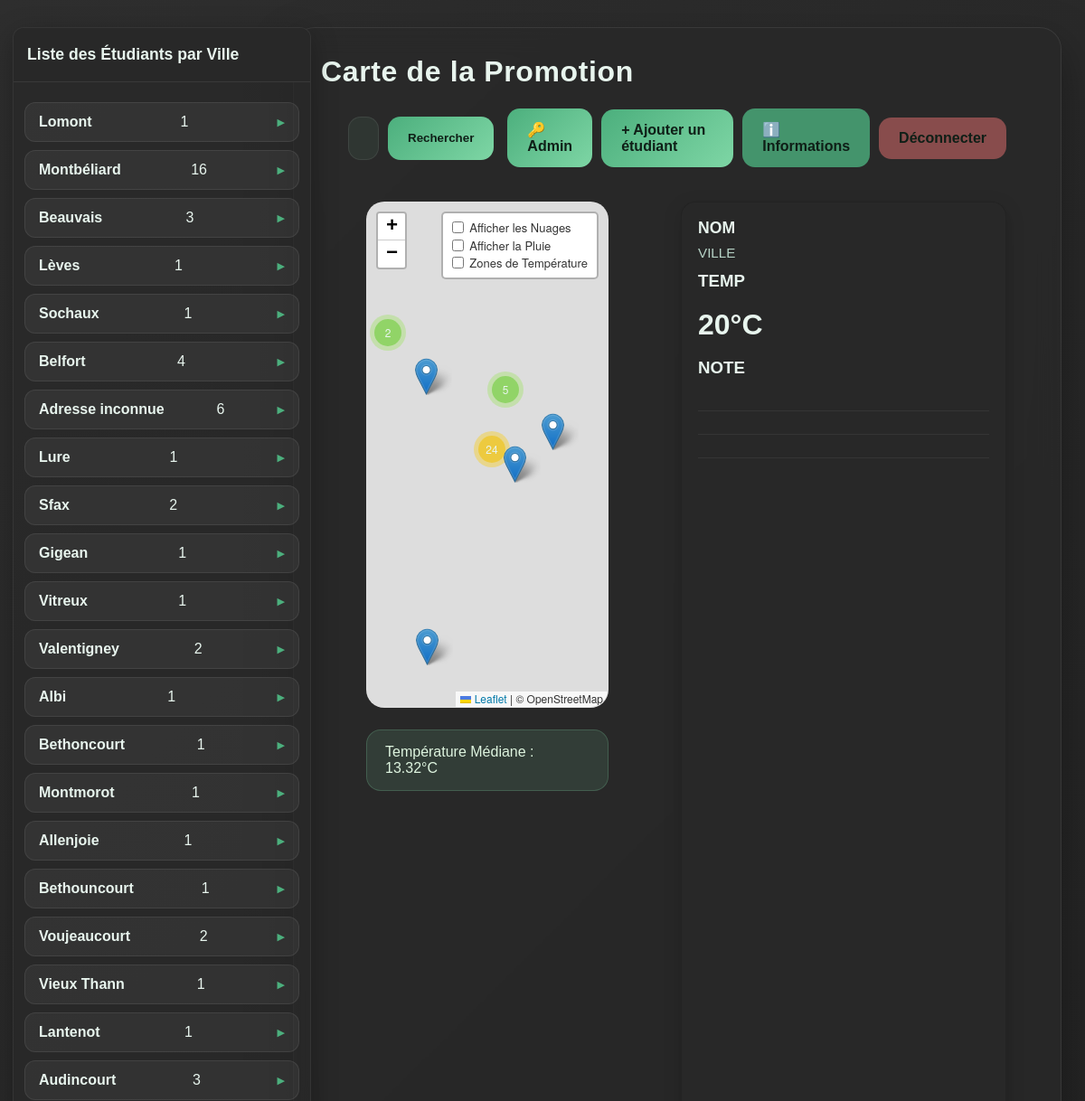
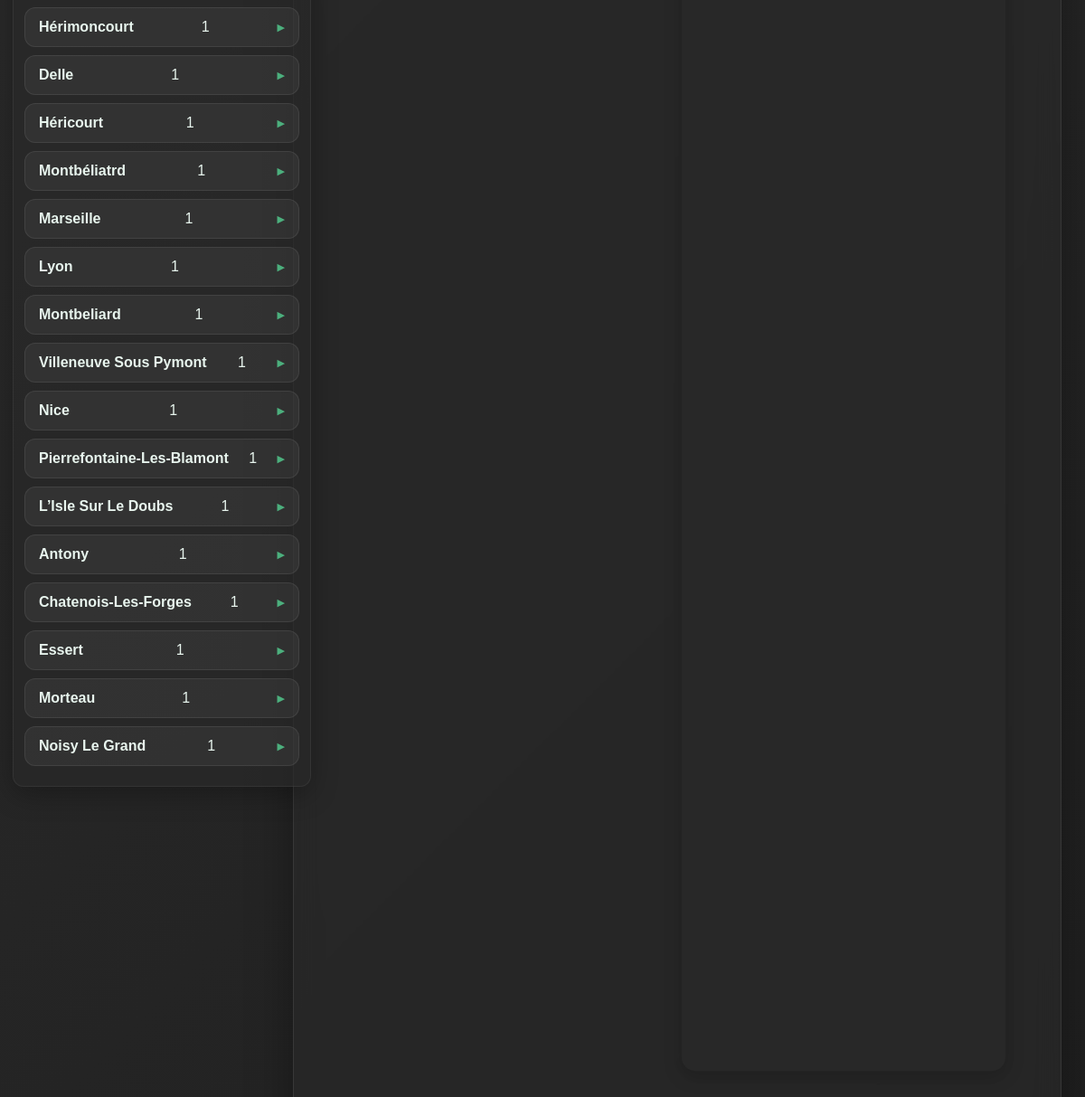
/map (signed in), run on the app's committed database (2 pictures, top to bottom).
### tables this page shows
CREATE TABLE residences (
        id INTEGER PRIMARY KEY AUTOINCREMENT,
        etudiant_id INTEGER,
        ville TEXT NOT NULL,
        adresse TEXT,
        type TEXT,
        date_debut TEXT,
        date_fin TEXT,
        lat REAL,
        lon REAL,
        FOREIGN KEY (etudiant_id) REFERENCES etudiants(id)
    );

### app.py (the view)
@app.route('/map')
def index():
    if not session.get('user_id'):
        return redirect(url_for('home'))
    conn = get_db_connection()
    query = '''
        SELECT e.id as et_id, e.nom, e.prenom,
               r.id as res_id, r.ville, r.adresse, r.lat, r.lon, r.type,
               m.temp, m.description
        FROM etudiants e
        JOIN residences r ON e.id = r.etudiant_id
        LEFT JOIN releves_meteo m
          ON m.id = (
              SELECT id
              FROM releves_meteo
              WHERE residence_id = r.id
              ORDER BY date_releve DESC
              LIMIT 1
          )
        ORDER BY e.nom ASC, r.type DESC
    '''
    rows = conn.execute(query).fetchall()
    releves = []
    points_gps = []
    temps_liste = []
    grouped_addresses = {}
    grouped_cities = {}
    for row in rows:
        releves.append(row)
        if row['temp'] is not None:
            temps_liste.append(row['temp'])
        type_clean = str(row['type']).lower().strip()
        student_key = f"{row['prenom']} {row['nom']}"
        icone = "🏠" if type_clean == "principale" else "🏢"
        student_info = f"{icone} {student_key} ({type_clean}) - {row['temp'] or '--'}°C"
        raw_city = (row['ville'] or '').strip()
        city_key = raw_city.lower() if raw_city else 'adresse inconnue'
        city_display = raw_city.title() if raw_city else 'Adresse inconnue'
        if city_key not in grouped_cities:
            grouped_cities[city_key] = {
                'ville': city_display,
                'students': {}
            }
        grouped_cities[city_key]['students'][student_key] = {
            'info': student_info,
            'et_id': row['et_id'],
            'adresse': row['adresse'] or ''
        }
        if row['lat'] and row['lon']:
            adresse_propre = row['adresse'].strip() if row['adresse'] and str(row['adresse']).strip() else None
            if adresse_propre:
                key = (row['lat'], row['lon'], adresse_propre)
                address_label = adresse_propre
            else:
                key = (row['lat'], row['lon'], f"{city_display} - résidence {row['res_id']}")
                address_label = f"{city_display} (adresse inconnue #{row['res_id']})"
            popup_student = f"{icone} {student_key} ({type_clean}) - {row['temp'] or '--'}°C"
            if key not in grouped_addresses:
                grouped_addresses[key] = {
                    'lat': row['lat'],
                    'lon': row['lon'],
                    'ville': row['ville'],
                    'adresse': address_label,
                    'students': {}
                }
            grouped_addresses[key]['students'][student_key] = {
                'popup': popup_student,
                'et_id': row['et_id']
            }
    for point in grouped_addresses.values():
        student_items = sorted(point['students'].items(), key=lambda kv: kv[0])
        student_list = [v['popup'] for k, v in student_items]
        student_names = [k for k, v in student_items]
        student_ids = [v['et_id'] for k, v in student_items]
        popup_content = (
            f"<b>{point['adresse']}</b><br><small>{point['ville']}</small><br>"
            + "<br>".join(student_list)
        )
        points_gps.append({
            'lat': point['lat'],
            'lon': point['lon'],
            'popup': popup_content,
            'city': point['ville'],
            'adresse': point['adresse'],
            'student_names': student_names,
            'student_ids': student_ids,
            'search': ' '.join([str(point['ville'] or ''), str(point['adresse'] or '')] + student_names).lower()
        })
    mediane = round(statistics.median(temps_liste), 2) if temps_liste else 0
    conn.close()
    return render_template('index.html',
                           releves=releves,
                           mediane=mediane,
                           points=points_gps,
                           grouped_cities=list(grouped_cities.values()))

### app.py (called while the page is built, shortened)
def get_db_connection():
    conn = sqlite3.connect(DB_NAME)
    conn.row_factory = sqlite3.Row
    return conn

def get_user_by_username(username):
    conn = get_db_connection()
    user = conn.execute('SELECT * FROM users WHERE username = ?', (username,)).fetchone()
    conn.close()
    return user

def get_current_user():
    if session.get('user_id'):
        user = get_user_by_username(session.get('username', ''))
        return user
    return None

@app.context_processor
def inject_current_user():
    return {'current_user': get_current_user()}

@app.before_request
def start_weather_updates():
    global weather_thread_started

### templates/index.html (shortened to what this page needs)
    <!DOCTYPE html>
    <html lang="fr">
    <head>
        <link rel="stylesheet" href="{{ url_for('static', filename='css/leaflet.css') }}" />
        <link rel="stylesheet" href="{{ url_for('static', filename='css/MarkerCluster.css') }}" />
        <link rel="stylesheet" href="{{ url_for('static', filename='css/MarkerCluster.Default.css') }}" />
    </head>
    <body>
        <div class="conteneur">
            <aside class="left-panel" aria-label="Liste des étudiants">
                <h2 style="margin-top:0; padding: 15px; background: var(--card-bg-solid); border-radius: 12px 12px 0 0; font-size: 1.1rem; border-bottom: 1px solid var(--border-color);">
                    Liste des Étudiants par Ville
                </h2>
                <div class="left-scroll">
                    <div class="city-grid">
                        {% for city in grouped_cities %}
                        <details class="city-card" data-city="{{ city.ville }}">
                            <summary>
                                <h2>{{ city.ville }}</h2>
                                <span class="badge">{{ city.students|length }}</span>
                            </summary>
                        </details>
                        {% endfor %}
                    </div>
                </div>
            </aside>
            <div class="carte">
                <div class="entete-carte">
                    <h1>Carte de la Promotion</h1>
                </div>
                <div class="toolbar">
                    <div class="search-box">
                        <form id="searchForm" style="width:100%; display:flex; gap:10px;" onsubmit="return false;">
                            <input type="text" id="searchInput" placeholder="Chercher par ville, adresse ou étudiant...">
                            <button type="submit">Rechercher</button>
                        </form>
                    </div>
                    <div style="display: flex; gap: 10px; align-items: center;">
                        {% if current_user and current_user.role == 'admin' %}
                        <a href="/admin" class="button">🔑 Admin</a>
                        {% endif %}
                        <a href="/ajouter" class="button">+ Ajouter un étudiant</a>
                        <a href="/infos" class="button" style="background: rgba(76, 175, 125, 0.8);">ℹ️ Informations</a>
                        <a href="/logout" class="button" style="background: rgba(200,100,100,0.6);">Déconnecter</a>
                    </div>
                </div>
                <div class="section">
                    <div class="layout">
                        <main class="right-panel">
                            <div id="map"></div>
                            <div class="alert-info">Température Médiane : {{ mediane }}°C</div>
                        </main>
                        <aside class="right-card" aria-label="Fiche étudiant / météo">
                            <h2 id="rc_name">NOM</h2>
                            <div id="rc_location" class="location">VILLE</div>
                            <h3 style="margin-top:12px;">TEMP</h3>
                            <div class="temp-section">
                                <span id="rc_temp">20°C</span>
                            </div>
                            <div class="note-section" style="margin-top:18px;">
                                <h3>NOTE</h3>
                                <div id="rc_notes">
                                    <div style="height:18px;margin:8px 0;border-bottom:1px solid rgba(255,255,255,0.06);"></div>
                                    <div style="height:18px;margin:8px 0;border-bottom:1px solid rgba(255,255,255,0.06);"></div>
                                    <div style="height:18px;margin:8px 0;border-bottom:1px solid rgba(255,255,255,0.06);"></div>
                                </div>
                            </div>
                        </aside>
                    </div>
                </div>
            </div>
        </div>
    </body>
    </html>

### data on the page
residences: ville "Lomont", students|length "1"
residences: ville "Lèves", students|length "1"
residences: ville "Sochaux", students|length "1"
residences: ville "Lure", students|length "1"
residences: ville "Gigean", students|length "1"
residences: ville "Vitreux", students|length "1"
residences: ville "Albi", students|length "1"
residences: ville "Bethoncourt", students|length "1"
residences: ville "Montmorot", students|length "1"
residences: ville "Allenjoie", students|length "1"
residences: ville "Bethouncourt", students|length "1"
residences: ville "Vieux Thann", students|length "1"
residences: ville "Lantenot", students|length "1"
residences: ville "Hérimoncourt", students|length "1"
residences: ville "Delle", students|length "1"
residences: ville "Héricourt", students|length "1"
residences: ville "Montbéliatrd", students|length "1"
residences: ville "Marseille", students|length "1"
residences: ville "Lyon", students|length "1"
residences: ville "Montbeliard", students|length "1"
residences: ville "Villeneuve Sous Pymont", students|length "1"
residences: ville "Nice", students|length "1"
residences: ville "Pierrefontaine-Les-Blamont", students|length "1"
residences: ville "L’Isle Sur Le Doubs", students|length "1"
residences: ville "Antony", students|length "1"
residences: ville "Chatenois-Les-Forges", students|length "1"
residences: ville "Essert", students|length "1"
residences: ville "Morteau", students|length "1"
residences: ville "Noisy Le Grand", students|length "1"

### other printed values
{{ city.ville }} "Montbéliard" "Beauvais" "Belfort" "Adresse inconnue" "Sfax" "Valentigney" "Voujeaucourt" "Audincourt"
{{ city.students|length }} "16" "3" "4" "6" "2" "2" "2" "3"
{{ mediane }} "13.32"
